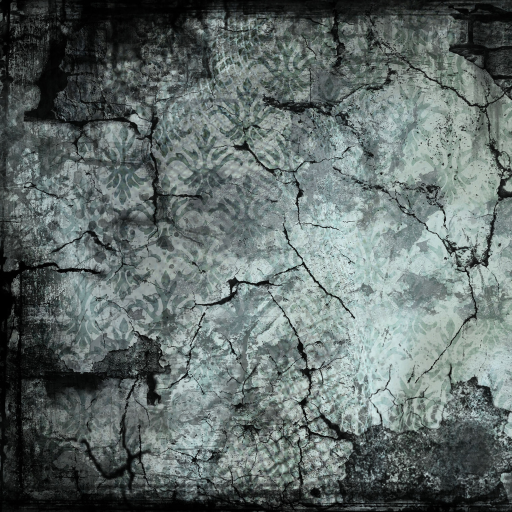
#> input picture texture.jpg, 1024 x 1024 px (shown at 1/2 size)
$ python main.py
#> lines starting #> are read from the running program, lines starting #| are printed output that depends on the picture
### rasterizator.py
from __future__ import division
import Image, ImageDraw, math
import numpy as np
TEXTURE = Image.Image()

SCREEN = np.zeros((1024, 1024, 3), dtype=int)
ZBUFFER = np.zeros((1024, 1024, 3), dtype=float)
# fill image gray color
SCREEN.fill(80)

class Vertex:
	# [6 lines left out: function __init__, not called in this run]
	def __init__(self, x, y, z, u, v):
		self.x = x
		self.y = y
		self.z = z
		self.u = u
		self.v = v
		return
	x = 0.0
	y = 0.0
	z = 0.0
	u = 0.0
	v = 0.0
	color = (0, 0, 0)
#end class Vertex

# get point intersection normal from point to line with this line
# v0 - point
# v1, v2 - point of line
# [55 lines left out: functions GetPointIntersectionNormalLine, DrawLine, not called in this run]
#end drawLine

def RasterizationPoly(image, v1, v2, v3):
	if v1.y > v2.y:
		if v1.y > v3.y:
			vHight = v1
			if v3.y > v2.y:
				vMiddle = v3
				vLow = v2
			else:
				vMiddle = v2
				vLow = v3
		else:
			vMiddle = v1
			vLow = v2
			vHight = v3
	else:
		if v2.y > v3.y:
			vHight = v2
			if v3.y > v1.y:
				vMiddle = v3
				vLow = v1
			else:
				vMiddle = v1
				vLow = v3
		else:
			vMiddle = v2
			vLow = v1
			vHight = v3
	breakLow = False
	breakHight = False
	if vMiddle.y == vLow.y:
		breakLow = True
	if vMiddle.y == vHight.y:
		breakHight = True
	if not breakHight:
		# low part of poly
		alpha = (vHight.x - vMiddle.x)/(vHight.y - vMiddle.y)
		beta = (vHight.x - vLow.x)/(vHight.y - vLow.y)

		# texCoord is defined
		if hasattr(v1, "u"):
			alphaT = (vHight.u - vMiddle.u)/(vHight.v - vMiddle.v)
			betaT = (vHight.u - vLow.u)/(vHight.v - vLow.v)
			kT = vHight.v - vMiddle.v
			k = vHight.y - vMiddle.y
		for dy in range(0, vHight.y - vMiddle.y):
			x1 = int(beta * (dy + vMiddle.y - vLow.y)) + vLow.x
			x2 = int(alpha * dy) + vMiddle.x
			if hasattr(v1, "u"):
				x1T = betaT * (dy * (vHight.v - vMiddle.v)/(vHight.y - vMiddle.y) + vMiddle.v - vLow.v) + vLow.u
				x2T = alphaT * dy * (vHight.v - vMiddle.v)/(vHight.y - vMiddle.y) + vMiddle.u
				xTdX = abs((x2T -x1T)/(x2-x1+0.001))
			if x1 > x2:
				step = -1
			else:
				step = 1
			y = vMiddle.y + dy
			for x in range(x1, x2, step):
				colorSet = [0,0,0]
				# texCoord is defined
				if hasattr(v1, "v"):
					xT = (x - x1) * xTdX + x1T
					yT = vMiddle.v + (kT/k) * dy
					(width, height) = TEXTURE.size
					iyT = int(height * yT)
					ixT = int(width * xT)
					colorSet[0], colorSet[1], colorSet[2]  = TEXTURE.getpixel((ixT, iyT))
				else:
					v0 = Vertex(0, 0, 0, (0, 0, 0))
					v0.x = x
					v0.y = y

					pV1toV2 = GetPointIntersectionNormalLine(v3, v1, v2)
					pV2toV3 = GetPointIntersectionNormalLine(v1, v2, v3)
					pV1toV3 = GetPointIntersectionNormalLine(v2, v1, v3)

					pTopV1toV2 = GetPointIntersectionNormalLine(v0, v3, pV1toV2) # point intersection perp from pixel to perp from v3 to v1-v2 line. 0_o
					pTopV2toV3 = GetPointIntersectionNormalLine(v0, v1, pV2toV3)
					pTopV1toV3 = GetPointIntersectionNormalLine(v0, v2, pV1toV3)

					distToV1 = math.sqrt(((pTopV2toV3.x - v1.x)**2) + ((pTopV2toV3.y - v1.y)**2))
					distToV2 = math.sqrt(((pTopV1toV3.x - v2.x)**2) + ((pTopV1toV3.y - v2.y)**2))
					distToV3 = math.sqrt(((pTopV1toV2.x - v3.x)**2) + ((pTopV1toV2.y - v3.y)**2))

					distV1toP = math.sqrt(((pV2toV3.x - v1.x)**2) + ((pV2toV3.y - v1.y)**2))
					distV2toP = math.sqrt(((pV1toV3.x - v2.x)**2) + ((pV1toV3.y - v2.y)**2))
					distV3toP = math.sqrt(((pV1toV2.x - v3.x)**2) + ((pV1toV2.y - v3.y)**2))

					colorSet1 = [0,0,0]
					colorSet2 = [0,0,0]
					colorSet3 = [0,0,0]
					for i in range(0, 3):
						colorSet1[i] = v1.color[i] * (1.0 - distToV1/distV1toP) # color from 1 vertex
						colorSet2[i] = v2.color[i] * (1.0 - distToV2/distV2toP) # color from 2 vertex
						colorSet3[i] = v3.color[i] * (1.0 - distToV3/distV3toP) # color from 3 vertex
					for i in range(0, 3):
						colorSet[i] = colorSet1[i] + colorSet2[i] + colorSet3[i]
				color = tuple(int(i) for i in colorSet)
				SCREEN[x, y] = color

	if not breakLow:
		# hight part of poly
		alpha = (vMiddle.x - vLow.x)/(vMiddle.y - vLow.y)
		beta = (vHight.x - vLow.x)/(vHight.y - vLow.y)
		# texCoord is defined
		if hasattr(v1, "u"):
			alphaT = (vMiddle.u - vLow.u)/(vMiddle.v - vLow.v)
			betaT = (vHight.u - vLow.u)/(vHight.v - vLow.v)
			kT = vMiddle.v - vLow.v
			k = vMiddle.y - vLow.y
		for dy in range(0, vMiddle.y - vLow.y):
			x1 = int(beta * dy) + vLow.x
			x2 = int(alpha * dy) + vLow.x
			if hasattr(v1, "u"):
				x1T = betaT * (dy * (vMiddle.v - vLow.v)/(vMiddle.y - vLow.y)) + vLow.u
				x2T = alphaT * dy * (vMiddle.v - vLow.v)/(vMiddle.y - vLow.y) + vLow.u
				xTdX = abs((x2T - x1T)/(x2-x1+0.001))

			if x1 > x2:
				step = -1
			else:
				step = 1
			for x in range(x1, x2, step):
				y = vLow.y + dy
				colorSet = [0,0,0]
				# texCoord is defined
				if hasattr(v1, "v"):
					xT = (x - x1) * xTdX + x1T
					yT = vLow.v + (kT/k) * dy
					(width, height) = TEXTURE.size
					iyT = int(height * yT)
					ixT = int(width * xT)
					colorSet[0], colorSet[1], colorSet[2]  = TEXTURE.getpixel((ixT, iyT))
				else:
					v0 = Vertex(0, 0, 0, (0, 0, 0))
					v0.x = x
					v0.y = y

					pV1toV2 = GetPointIntersectionNormalLine(v3, v1, v2)
					pV2toV3 = GetPointIntersectionNormalLine(v1, v2, v3)
					pV1toV3 = GetPointIntersectionNormalLine(v2, v1, v3)

					pTopV1toV2 = GetPointIntersectionNormalLine(v0, v3, pV1toV2) # point intersection perp from pixel to perp from v3 to v1-v2 line. 0_o
					pTopV2toV3 = GetPointIntersectionNormalLine(v0, v1, pV2toV3)
					pTopV1toV3 = GetPointIntersectionNormalLine(v0, v2, pV1toV3)

					distToV1 = math.sqrt(((pTopV2toV3.x - v1.x)**2) + ((pTopV2toV3.y - v1.y)**2))
					distToV2 = math.sqrt(((pTopV1toV3.x - v2.x)**2) + ((pTopV1toV3.y - v2.y)**2))
					distToV3 = math.sqrt(((pTopV1toV2.x - v3.x)**2) + ((pTopV1toV2.y - v3.y)**2))

					distV1toP = math.sqrt(((pV2toV3.x - v1.x)**2) + ((pV2toV3.y - v1.y)**2))
					distV2toP = math.sqrt(((pV1toV3.x - v2.x)**2) + ((pV1toV3.y - v2.y)**2))
					distV3toP = math.sqrt(((pV1toV2.x - v3.x)**2) + ((pV1toV2.y - v3.y)**2))

					colorSet1 = [0,0,0]
					colorSet2 = [0,0,0]
					colorSet3 = [0,0,0]

					for i in range(0, 3):
						colorSet1[i] = v1.color[i] * (1.0 - distToV1/distV1toP) # color from 1 vertex
						colorSet2[i] = v2.color[i] * (1.0 - distToV2/distV2toP) # color from 2 vertex
						colorSet3[i] = v3.color[i] * (1.0 - distToV3/distV3toP) # color from 3 vertex
					for i in range(0, 3):
						colorSet[i] = colorSet1[i] + colorSet2[i] + colorSet3[i]
				color = tuple(int(i) for i in colorSet)
				SCREEN[x, y] = color


# DrawPoly
def DrawPoly(image, v1, v2, v3):
	#DrawLine(image, v1, v2, color)
	#DrawLine(image, v2, v3, color)
	#DrawLine(image, v1, v3, color)
	RasterizationPoly(image, v1, v2, v3)
	return;
#end DrawPoly


#image = Image.new("RGBA", (1024,1024), (0,0,0,0))
#TEXTURE = Image.open("texture.jpg")

TEXTURE = Image.open("texture.jpg")
#> TEXTURE is the input picture: PIL image 1024x1024 RGB; mean R, G, B 97, 107.8, 105.8

#for i in range(0, width):
 # image.putpixel((i, i), (0, 255, 0))

color = (0, 0, 255)
v1 = Vertex(10,10,0, 0, 0)
v2 = Vertex(1000,200,0, 0.9766, 0.1953)
#DrawLine(image, v1, v2, color)
v3 = Vertex(500,1000,0, 0.4882, 0.9766)
#DrawPoly(image, v1, v2, v3)
#draw = ImageDraw.Draw(image)
#draw. ellipse((10,10,300,300), fill="white", outline="red")
#del draw
#image.save("test.png", "PNG")

if hasattr(Vertex, "text"):
	print 123
# [6 lines of commented-out code are left out]

### vertexShader.py
from __future__ import division
import numpy as np
import math

np.set_printoptions(1)

MATRIX_VIEW = np.eye(4, dtype=float) # identity matrix
MATRIX_PROJECTION = np.eye(4, dtype=float)


# right = vUp * vLook

# yScale = cot(view angle)
# xScale = yScale/(width/heigth of screen)

def Normilize(vec):
	dim = 0.0
	for i in range(0, 3):
		dim = dim + vec[i] * vec[i]
	dim = math.sqrt(dim)
	vec[0] = vec[0]/dim
	vec[1] = vec[1]/dim
	vec[2] = vec[2]/dim
	return vec

def NormilizeFromW(vec):
	for i in range(0, 4):
		vec[i] = vec[i]/vec[3]
	return vec


def SetPerspectiveFovLH(angleOfView, aspectRatio, zNearPlane, zFarPlane):
	yScale = 1.0/math.tan(angleOfView)
	xScale = yScale/aspectRatio
	MATRIX_PROJECTION[0][0] = xScale
	MATRIX_PROJECTION[1][1] = yScale
	MATRIX_PROJECTION[2][2] = zFarPlane/(zFarPlane - zNearPlane)
	MATRIX_PROJECTION[3][2] = -1.0 * (zFarPlane * zNearPlane)/(zFarPlane - zNearPlane)
	MATRIX_PROJECTION[2][3] = 1 # 1/d: d - from (0,0,0) to projection plane
	MATRIX_PROJECTION[3][3] = 0

def SetLookAtLH(vPos, vAt, vUp):
	vLook = Normilize(vAt - vPos)
	# get right local vector
	vRight = np.cross(vUp, vLook)
	vRight = Normilize(vRight)
	#print("vRight: ")
	#print(vRight)
	vUp = np.cross(vLook, vRight)
	global MATRIX_VIEW

	# set view matrix
	for i in range(0, 3):
		MATRIX_VIEW[i][0] = vRight[i]
		print(i)
		MATRIX_VIEW[i][1] = vUp[i]
		MATRIX_VIEW[i][2] = vLook[i]

	dotProduct = np.dot(vRight, vPos)
	MATRIX_VIEW[3][0] = -1.0 * dotProduct
	#print("dotProduct: ")
	#print(dotProduct)
	dotProduct = np.dot(vUp, vPos)
	MATRIX_VIEW[3][1] = -1.0 * dotProduct

	dotProduct = np.dot(vLook, vPos)
	MATRIX_VIEW[3][2] = -1.0 * dotProduct


SetLookAtLH(np.array([0, 2, -5], dtype=float), np.array([0, 0, 2], dtype=float), np.array([0, 1, 0], dtype=float))
#print("Matrix projection: ")

SetPerspectiveFovLH(math.pi/4, 1.0, 2.0, 10.0)
# [6 lines of commented-out code are left out]
vecInView = np.dot(np.array([-1, -2, 5, 1], dtype=float), MATRIX_VIEW)
#print(vecInView)

#print("Vector in projection: ")

#print(NormilizeFromW(np.dot(vecInView, MATRIX_PROJECTION)))

### main.py
import rasterizator
import vertexShader as vs
import numpy as np
import Image, ImageDraw, math

vs.SetLookAtLH(np.array([-5, 2, -5], dtype=float), np.array([0, -2, 10], dtype=float), np.array([0, 1, 0], dtype=float))
vs.SetPerspectiveFovLH(math.pi/4, 1.0, 2.0, 20.0)


#vecInView = np.dot(np.array([-1, -2, 5, 1], dtype=float), vs.MATRIX_VIEW)


class Vertex:
	def __init__(self, x, y, z, color):
		self.x = x
		self.y = y
		self.z = z
		self.color = color
		return
	def __init__(self, x, y, z, u, v):
		self.x = x
		self.y = y
		self.z = z
		self.u = u
		self.v = v
		return
	x = 0.0
	y = 0.0
	z = 0.0
	u = 0.0
	v = 0.0
	color = (0, 0, 0)
#end class Vertex


Vs = []
Vs.append(Vertex(-10,10,15, 0, 0))
Vs.append(Vertex(10,8,15, 0.9766, 0.1953))
Vs.append(Vertex(0,-5,15, 0.4882, 0.9766))

a = []
for i in range(0, 3):
	a.append(np.array([Vs[i].x, Vs[i].y, Vs[i].z, 1]))
	a[i] = np.dot(a[i], vs.MATRIX_VIEW)
	a[i] = vs.NormilizeFromW(np.dot(a[i], vs.MATRIX_PROJECTION))

	Vs[i].x = a[i][0]
	Vs[i].y = a[i][1]
	Vs[i].z = a[i][2]
	print(Vs[i].x, Vs[i].y, Vs[i].z)
	Vs[i].x = int((Vs[i].x + 1) * 200)
	Vs[i].y = int((Vs[i].y + 1) * 200)
	print(Vs[i].x, Vs[i].y, Vs[i].z)
image = Image.new("RGBA", (1024,1024), (0,0,0,0))
#> image: PIL image 1024x1024 RGBA; every value is 0

rasterizator.DrawPoly(image, Vs[0], Vs[1], Vs[2])
#> after the loop in RasterizationPoly, `for dy in range(0, vHight.y - vMiddle.y):`:
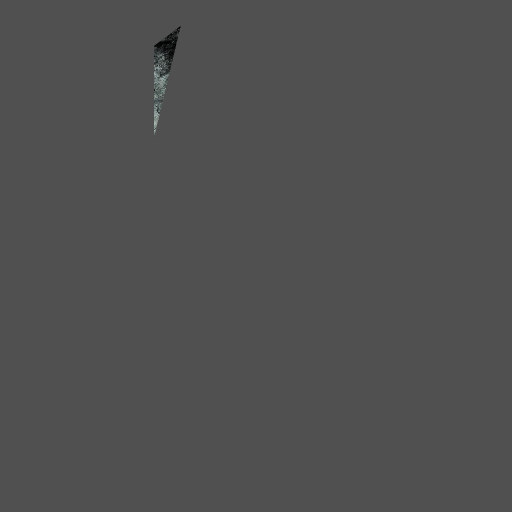
#> SCREEN: shape (1024, 1024, 3) int64 (shown at 1/2 size); mean R, G, B 79.9, 80, 80
for x in range(0, rasterizator.SCREEN.shape[0]):
	for y in range(0, rasterizator.SCREEN.shape[1]):
		image.putpixel((x, 1023-y), tuple(rasterizator.SCREEN[x, y]))
image.show()
image.save("C:\img.png", "PNG")
del image

#
